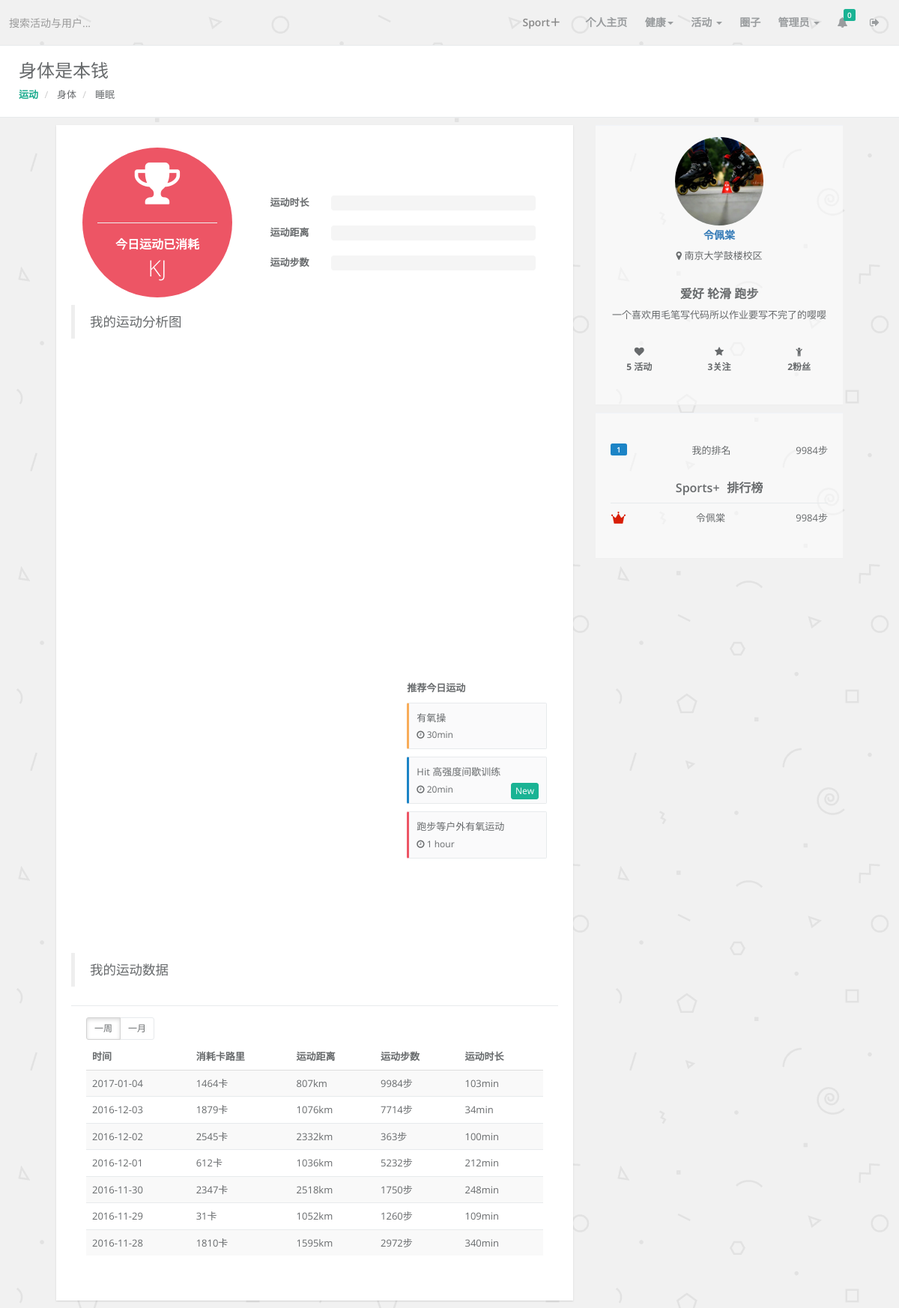
Page /view/sports.php?date=2016-12-29 (signed in) on the committed database.
### tables this page shows
CREATE TABLE sports (id INTEGER PRIMARY KEY AUTOINCREMENT NOT NULL, uid INTEGER NOT NULL, date TEXT NOT NULL, calories INTEGER, meters INTEGER, steps INTEGER, minutes INTEGER, FOREIGN KEY (uid) REFERENCES user (id) DEFERRABLE INITIALLY DEFERRED);

CREATE TABLE userinfo (id INTEGER PRIMARY KEY NOT NULL, name TEXT, sex TEXT, birthday TEXT, location TEXT, hobby TEXT DEFAULT 爱运动，爱生活, imgurl TEXT DEFAULT ('../_static/img/avatar/public.png'), description TEXT DEFAULT 这个人很懒，还没有描述哦, ex INTEGER DEFAULT (0), money INTEGER DEFAULT (100), FOREIGN KEY (id) REFERENCES user (id) DEFERRABLE INITIALLY DEFERRED);

### model/Sport.php (called while the page is built, shortened)
<?php
class Sport
{
    public $id;
    public $db;
    public $today;
    function __construct($id, $dbaddr)
    {
        $this->id = $id;
        $this->db = new PDO($dbaddr);
        $this->today = date('Y-m-d');
    }
    public function getRankMySelf()
    {
        $step = "select steps  from sports s where date='$this->today' and uid='$this->id'";
        $step = $this->db->query($step)->fetchAll()[0][0];
        $sql = "select count(*)+1 as pm from sports
            where date='$this->today'and steps >'$step'";
        $myRank = $this->db->query($sql)->fetchAll()[0][0];
        $myRank = array($myRank, $step);
        return $myRank;
    }
    public function getRankAll()
    {
        return $this->db->query("select sports.* ,userinfo.name from sports ,userinfo
              where sports.date='$this->today' and sports.uid = userinfo.id
              order by steps desc limit 10 ")->fetchAll();
    }
    public function getSportGraph()
    {
        return $this->db->query("select * from sports where uid='$this->id'")->fetchAll();
    }
}

### model/User.php (called while the page is built, shortened)
<?php
class User
{
    public $db;
    public $id;
    public $infolist;
    public function __construct($id,$dbadd){
        $this->db= new PDO($dbadd);
        $this->id=$id;
        $this->infolist=$this->db->query("select * from userinfo where id='$this->id'")->fetchAll()[0];
    }
    public function getUserName(){
        return $this->infolist['name'];
    }
    public function getDescription(){
        return $this->infolist["description"];
    }
    public function getImgurl(){
        return $this->infolist["imgurl"];
    }
    public function getLocation(){
        return $this->infolist["location"];
    }
    public function getHobby(){
        return $this->infolist["hobby"];
    }
    public function getActAndFriend(){
        $result1=$this->db->query("
            select count(*) from activity where uid='$this->id'and state!=-1 ")->fetchAll()[0][0];
        $result2=$this->db->query("
            select count(*) from friends where uid='$this->id'")->fetchAll()[0][0];
        $result3=$this->db->query("
            select count(*) from friends where fid='$this->id'")->fetchAll()[0][0];
        return array($result1,$result2,$result3);
    }
}

### view/sports.php (the view, shortened to what this page needs)
<?php
if(!isset($_SESSION['userid'])){
    echo "<script>alert('未登录!将返回登录界面....');</script>";
    echo "<meta http-equiv='Refresh' content='0;URL=login.php'>";
}
else {
    include_once('../model/User.php');
    $userid = $_SESSION['userid'];
    $dbaddr = "sqlite:../mydatabase.sqlite";
    include_once('../model/Sport.php');
    $friend= new Sport($userid,$dbaddr);
    $date=$_REQUEST['date'];
    if($date==null){
        $sportdata=$friend->getSport(date('Y-m-d'));
        $date=date('Y-m-d');
    }else {
        $sportdata = $friend->getSport($date);
    }
  $data=$friend->getSportGraph();
}
?>
<!DOCTYPE html>
<html>
<head>
    <link  href='../_static/css/plugins/chosen/chosen.css' rel="stylesheet">
    <link  href='../_static/css/plugins/iCheck/custom.css' rel="stylesheet">
    <link  href='../_static/css/plugins/colorpicker/bootstrap-colorpicker.min.css' rel="stylesheet">
    <link  href='../_static/css/plugins/cropper/cropper.min.css' rel="stylesheet">
    <link  href='../_static/css/plugins/switchery/switchery.css' rel="stylesheet">
    <link  href='../_static/css/plugins/jasny/jasny-bootstrap.min.css' rel="stylesheet">
    <link  href='../_static/plugins/nouslider/jquery.nouislider.css' rel="stylesheet">
    <link  href='../_static/css/plugins/datapicker/datepicker3.css' rel="stylesheet">
    <link  href='../_static/css/plugins/ionRangeSlider/ion.rangeSlider.css' rel="stylesheet">
    <link  href='../_static/css/plugins/ionRangeSlider/ion.rangeSlider.skinFlat.css' rel="stylesheet">
    <link  href='../_static/css/plugins/awesome-bootstrap-checkbox/awesome-bootstrap-checkbox.css' rel="stylesheet">
    <link  href='../_static/css/plugins/clockpicker/clockpicker.css' rel="stylesheet">
    <link  href='../_static/css/plugins/daterangepicker/daterangepicker-bs3.css' rel="stylesheet">
    <link  href='../_static/css/plugins/select2/select2.min.css' rel="stylesheet">
    <link  href='../_static/css/plugins/chartist/chartist.min.css' rel="stylesheet">
    <link href='../_static/css/bootstrap.min.css' rel="stylesheet">
    <link href='../_static/css/animate.css' rel="stylesheet">
    <link href='../_static/font-awesome/css/font-awesome.css' rel="stylesheet">
    <link href='../_static/css/style.css' rel="stylesheet">
</head>
<body>
<div id="wrapper">
    <?php include "navbarTop.php" ?>
    <div class="row wrapper border-bottom white-bg page-heading">
        <div class="col-sm-4">
            <h2>身体是本钱</h2>
            <ol class="breadcrumb">
                <li >
                    <a ><strong style="color: #19aa8d">运动</strong></a>
                </li>
                <li class="active">
                    <a href="body.php">身体</a>
                </li>
                <li >
                    <a href="sleep.php">睡眠</a>
                </li>
            </ol>
        </div>
    </div>
    <div class="row main">
        <div class="col-xs-12 col-md-8 article-content">
            <div class="card">
                <div class="card-block">
                    <div class="col-md-4">
                        <div class="datacircle red-bg p-lg text-center">
                            <div class="m-b-md">
                                <i class="fa fa-trophy  fa-5x"></i>
                                <hr/>
                                <h3 class="font-bold no-margins">
                                    今日运动已消耗
                                </h3>
                                <h1 class="m-xs"><?php echo $sportdata["calories"]?>KJ</h1>
                            </div>
                        </div>
                    </div>
                    <div class="col-md-8 text-right">
                        <br/><br/><br/><br/>
                        <div class="col-md-3">
                            <label>运动时长</label>
                        </div>
                        <div class="col-md-9">
                            <div class="progress progress-striped">
                            </div>
                        </div>
                        <br/>
                        <div class="col-md-3">
                            <label>运动距离</label>
                        </div>
                        <div class="col-md-9">
                            <div class="progress progress-striped">
                            </div>
                        </div>
                        <br/>
                        <div class="col-md-3">
                            <label>运动步数</label>
                        </div>
                        <div class="col-md-9">
                            <div class="progress progress-striped">
                            </div>
                        </div>
                    </div>
                    <div class="ibox float-e-margins">
                    <blockquote>
                        <p class="text-primary">我的运动分析图</p>
                    </blockquote>
                    <div id="chart1" style="width:100%;height:400px;">
                    </div>
                    <div class="col-md-8">
                        <div id="chart" class="ct-perfect-fourth" style="width: 100%;height:400px;"></div>
                    </div>
                    <div class="col-md-4">
                        <br>
                        <br>
                        <strong>推荐今日运动</strong>
                        <ul class="sortable-list connectList agile-list">
                            <li class="warning-element">
                                有氧操
                                <div class="agile-detail">
                                    <i class="fa fa-clock-o"></i> 30min
                                </div>
                            </li>
                            <li class="info-element">
                                Hit 高强度间歇训练
                                <div class="agile-detail">
                                    <a href="#" class="pull-right btn btn-xs btn-primary">New</a>
                                    <i class="fa fa-clock-o"></i> 20min
                                </div>
                            </li>
                            <li class="danger-element">
                                跑步等户外有氧运动
                                <div class="agile-detail">
                                    <i class="fa fa-clock-o"></i> 1 hour
                                </div>
                            </li>
                        </ul>
                    </div>
                    </div>
                        <div class="ibox float-e-margins">
                    <blockquote>
                        <p class="text-primary">我的运动数据</p>
                    </blockquote>
                        </div>
                    <div class="ibox-content">
                        <div class="row">
                            <div class="col-sm-9 m-b-xs">
                                <div data-toggle="buttons" class="btn-group">
                                    <label class="btn btn-sm btn-white active" onclick="getWeekData()"> <input type="radio" id="option2" name="options" > 一周 </label>
                                    <label class="btn btn-sm btn-white"  onclick="getMonthData()"> <input type="radio" id="option3" name="options" > 一月</label>
                                </div>
                            </div>
                        </div>
                        <div class="table-responsive">
                            <table  id="table2" class="table table-striped">
                                <thead>
                                <tr class="text-center">
                                    <th>时间</th>
                                    <th>消耗卡路里</th>
                                    <th>运动距离</th>
                                    <th>运动步数</th>
                                    <th>运动时长</th>
                                </tr>
                                </thead>
                                <tbody 🆔id="display2">
                                <?php $count=0;foreach($data as $item){
                                    $count++;
                                    if($count>7){
                                        break;
                                    }
                                    ?>
                                    <tr>
                                        <td><?php echo $item['date']?></td>
                                        <td><?php echo $item['calories']?>卡</td>
                                        <td><?php echo $item['meters']?>km</td>
                                        <td><?php echo $item['steps']?>步</td>
                                        <td><?php echo $item['minutes']?>min</td>
                                    </tr>
                                <?php }?>
                                </tbody>
                            </table>
                        </div>
            </div>
                    </div>
                </div>
            </div>
        <?php include "personal.php"?>
    </div>
</body>
</html>

### view/personal.php (shortened to what this page needs)
<?php
if(!isset($_SESSION['userid'])){
    echo "<script>alert('未登录!将返回登录界面....');</script>";
    echo "<meta http-equiv='Refresh' content='0;URL=login.php'>";
}
else {
    include_once('../model/User.php');
    $id = $_SESSION['userid'];
    $getId=$_REQUEST['homeid'];
    $dbaddr = "sqlite:../mydatabase.sqlite";
   if($getId!=null){
       $account = new User($getId, $dbaddr);
   }else{
       $account = new User($id, $dbaddr);
   }
    $nickname = $account->getUserName();
    $description = $account->getDescription();
    $location=$account->getLocation();
    $imgurl=$account->getImgurl();
    $activityAnd=$account->getActAndFriend();
    include_once('../model/Sport.php');
    $sport = new Sport($id, $dbaddr);
    $rankmy=$sport->getRankMySelf();
    $rankall=$sport->getRankAll();
}
?>
<div class="col-xs-12 col-md-4 shot-sidebar text-center">
    <div class="sidebar-block">
        <div class="text-center">
            <a href="javascript:void(0);">
                <img alt="image" class="img-circle" style="width: 40.7%" src="<?php echo $imgurl?>" />
            </a>                   <br/>
            <a href="javascript:void(0);" class="username">  <h4><strong><?PHP echo $nickname ?></strong></h4></a>
            <p><i class="fa fa-map-marker"></i> <?php echo $location?></p>
            <br>
            <h3>
               爱好 <?php echo $account->getHobby()?>
            </h3>
            <p>
                <?php echo $description?>
            </p>
            <div class="row m-t-lg">
                <div class="col-md-4">
                    <span class="fa fa-heart"></span>
                    <h5><strong> <?php echo $activityAnd[0]?></strong> 活动</h5>
                </div>
                <div class="col-md-4">
                    <span class="fa fa-star"></span>
                    <h5><strong><?php echo $activityAnd[1]?></strong>关注</h5>
                </div>
                <div class="col-md-4">
                    <span class="fa fa-child"></span>
                    <h5><strong><?php echo $activityAnd[2]?></strong>粉丝</h5>
                </div>
            </div>
            <br/>
        </div>
    </div>
    <div class="sidebar-block">
        <ul class="list-group clear-list m-t ">
            <li class="list-group-item fist-item  ">
                                <span class="pull-right">
<?php echo $rankmy[1] ?>步
</span>
                <span class="label label-success pull-left"><?php echo $rankmy[0] ?></span>我的排名
            </li>
            <br/>
            <h3>Sports+排行榜</h3>
            <?PHP $count=0;
            foreach ($rankall as $item) {
                $count++;
                 ?>
                <li class="list-group-item  ">
                                <span class="pull-right">
                                        <?php echo($item['steps'])?>步
                                    </span>
                    <?php if($count==1){?>
                    <span class="  pull-left"  style="background-image:url('../_static/img/css.png');
background-position: 21px -92px; width:20px">&nbsp;</span><?php echo $item['name'];
                 }else if($count==2){?>
                    <span class="  pull-left"  style="background-image:url('../_static/img/css.png');
background-position: 21px -110px; width:22px">&nbsp;</span><?php echo $item['name'];
                } else if($count==3){?>
                    <span class=" pull-left"  style="background-image:url('../_static/img/css.png');
background-position: 21px -131px; width:20px">&nbsp;</span><?php echo $item['name'];
                     } else{?>
                    <span class="label label-primary pull-left"><?php echo $count ?></span><?php echo $item['name'];
                    } ?>
                </li>
                <?PHP
            }?>
        </ul>
    </div>
</div>
</div>

### rows in the picture
sports: date "2017-01-04", calories "1464", meters "807", steps "9984", minutes "103", userinfo.name "令佩棠"
sports: date "2016-12-03", calories "1879", meters "1076", steps "7714", minutes "34"
sports: date "2016-12-02", calories "2545", meters "2332", steps "363", minutes "100"
sports: date "2016-12-01", calories "612", meters "1036", steps "5232", minutes "212"
sports: date "2016-11-30", calories "2347", meters "2518", steps "1750", minutes "248"
sports: date "2016-11-29", calories "31", meters "1052", steps "1260", minutes "109"
sports: date "2016-11-28", calories "1810", meters "1595", steps "2972", minutes "340"
userinfo: imgurl (picture), name "令佩棠", location "南京大学鼓楼校区", hobby "轮滑 跑步", description "一个喜欢用毛笔写代码所以作业要写不完了的嘤嘤"

### other values in the picture
$noreadMes[0]+$noreadNotice[0] "0"
$activityAnd[0] "5"
$activityAnd[1] "3"
$activityAnd[2] "2"
$rankmy[1] "9984"
$rankmy[0] "1"
